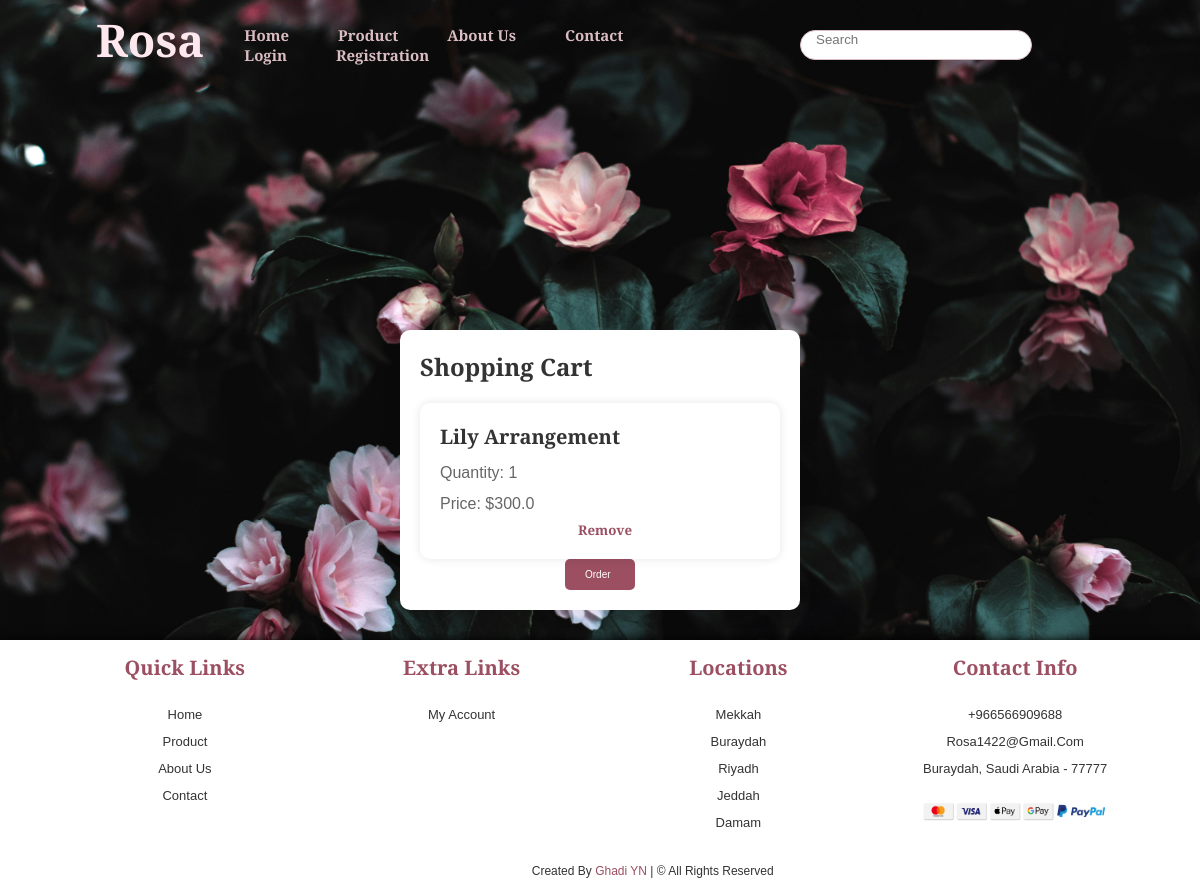
The app's page /cart/ (signed in) with its own data.
### myApp/models.py (models this page shows, shortened)
class CartItem(models.Model):
    user = models.ForeignKey(User, on_delete=models.CASCADE)
    product_ref = models.ForeignKey(Product, on_delete=models.CASCADE, default=None)
    quantity = models.PositiveIntegerField(default=1)
    created_at = models.DateTimeField(auto_now_add=True)

class Product(models.Model):
    title = models.CharField(max_length=100)
    selling_price = models.FloatField()
    discounted_price = models.FloatField(default=0.0)
    description = models.TextField()
    compositon = models.TimeField(default='')
    prodapp = models.TextField(default='')
    product_image = models.ImageField(upload_to='products',default='/myApp/static/product/redrose.jpg')

### myApp/views.py (the view)
# urls.py: path('cart/', views.cart, name='cart'),
@login_required
def cart(request):
    cart_items = CartItem.objects.filter(user=request.user)
    for item in cart_items:
        item.total_price = item.product_ref.selling_price * item.quantity
    return render(request, 'pages/cart.html', {'cart_items': cart_items})

### myApp/context_processors.py (called while the page is built)
def profile_data(request):
    profile = None
    if request.user.is_authenticated and not isinstance(request.user, AnonymousUser):
        profile, _ = UserProfile.objects.get_or_create(user=request.user)
    return {'user_profile': profile}

### myApp/templates/pages/cart.html (shortened to what this page needs)
{% extends "layouts/base.html" %}
{% load static %}
{% block content %}
<section class="cart" id="cart">
    <div class="cart-container">
        <h2 class="cart-title">Shopping Cart</h2>
        <div class="cart-items">
            {% if cart_items %}
                {% for item in cart_items %}
                    <div class="cart-item">
                        <div class="cart-item-info">
                            <h3>{{ item.product_ref.title }}</h3>
                            <p class="quantity">Quantity: {{ item.quantity }}</p>
                            <p class="price">Price:  ${{ item.total_price }}</p>
                        </div>
                        <div class="cart-item-actions">
                            <form action="{% url 'remove_from_cart' item.id %}" method="post">
                                <button type="submit">Remove</button>
                            </form>
                        </div>
                    </div>
                {% endfor %}
            {% else %}
                <p class="empty-cart-message">Your cart is empty.</p>
            {% endif %}
        </div>
       <a href="/order/" class="order">Order</a>
    </div>
</section>
{% endblock content %}

### static/css/style.css (style rules this page uses)
* { margin: 0; padding: 0; box-sizing: border-box; font-family:'Cormorant Infant', sans-serif;; outline: none; border: none; text-decoration: none; text-transform: capitalize; transition: 0.1s linear; color: #dabcc3; }
html { font-size: 62.5%; scroll-behavior: auto; scroll-padding-top: 6rem; overflow-x: hidden; }
section { padding: 2rem 9%; }
h3 { font-size: 28px; color: #333; margin-bottom: 20px; }
p { font-size: 16px; color: #666; line-height: 1.6; }
.cart { display: block; align-items: center; background: url(../images/pexels-fotios-photos-1083822.jpg) no-repeat; background-size:cover; padding: 3rem 0%; }
.cart-container { max-width: 400px; margin: auto; margin-top: 20px; padding: 20px; margin-top: 300px; border-radius: 10px; box-shadow: 0 0 20px rgba(0, 0, 0, 0.1); background-color: #fff; }
.cart-title { font-size: 24px; color: #333; margin-bottom: 20px; }
.cart-items { display: grid; grid-template-columns: repeat(auto-fit, minmax(250px, 1fr)); gap: 20px; }
.cart-item { padding: 20px; border-radius: 10px; box-shadow: 0 0 10px rgba(0, 0, 0, 0.1); background-color: #fff; transition: opacity 0.3s ease-in-out; }
.cart-item-info h3 { font-size: 20px; color: #333; margin-bottom: 10px; }
.cart-item-info p { margin-bottom: 5px; }
.cart-item-actions { display: flex; justify-content: center; }
.cart-item-actions button { margin-left: 10px; text-decoration: none; font-weight: bold; color: #9B4F61; background-color: #fff; cursor: pointer; }
.cart-container .order { display: flex; margin: 0 auto; width: 70px; background-color: #9B4F61; color: white; padding: 10px 20px; border: none; border-radius: 5px; cursor: pointer; align-self: center; }

### records on screen
CartItem: product_ref "Lily Arrangement", quantity "1", total_price "300.0"
